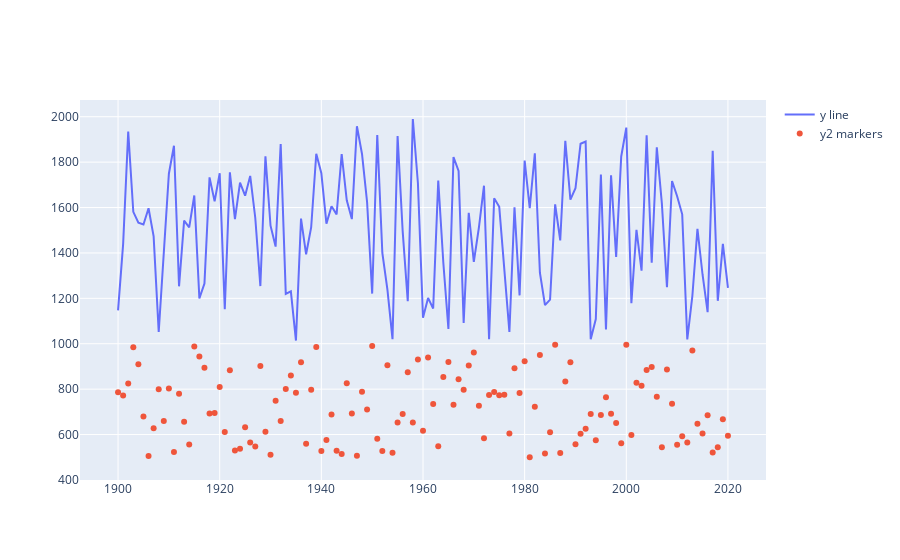

The code cell stored with this chart in its notebook:
### Code cell
# Wykres liniowy
fig.add_trace(go.Scatter(x=x,y=y,name='y line'))

# Wykres punktowy
fig.add_trace(go.Scatter(x=x,y=y2,name='y2 markers',mode='markers'))
